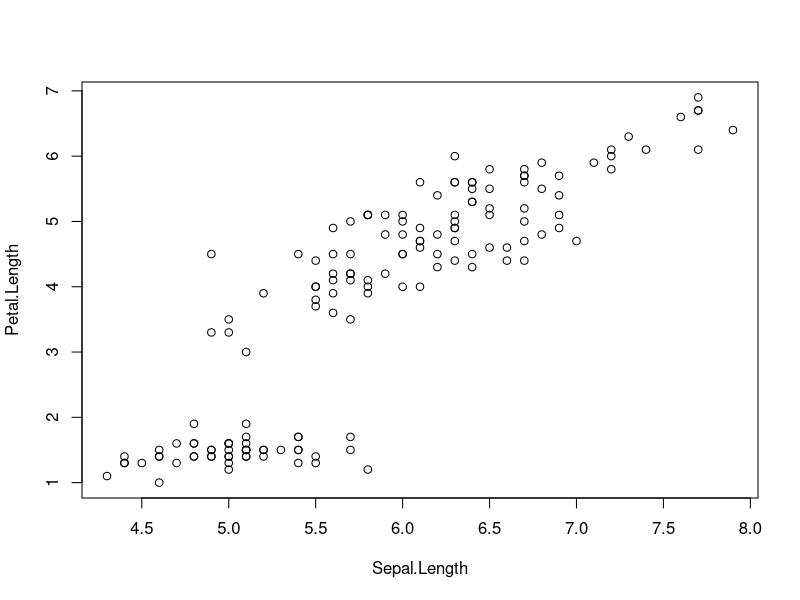

Write R code to recreate this figure.
## ---- chunk 1

head(mtcars)

## ---- chunk 2

with(iris, plot(Sepal.Length, Petal.Length))

